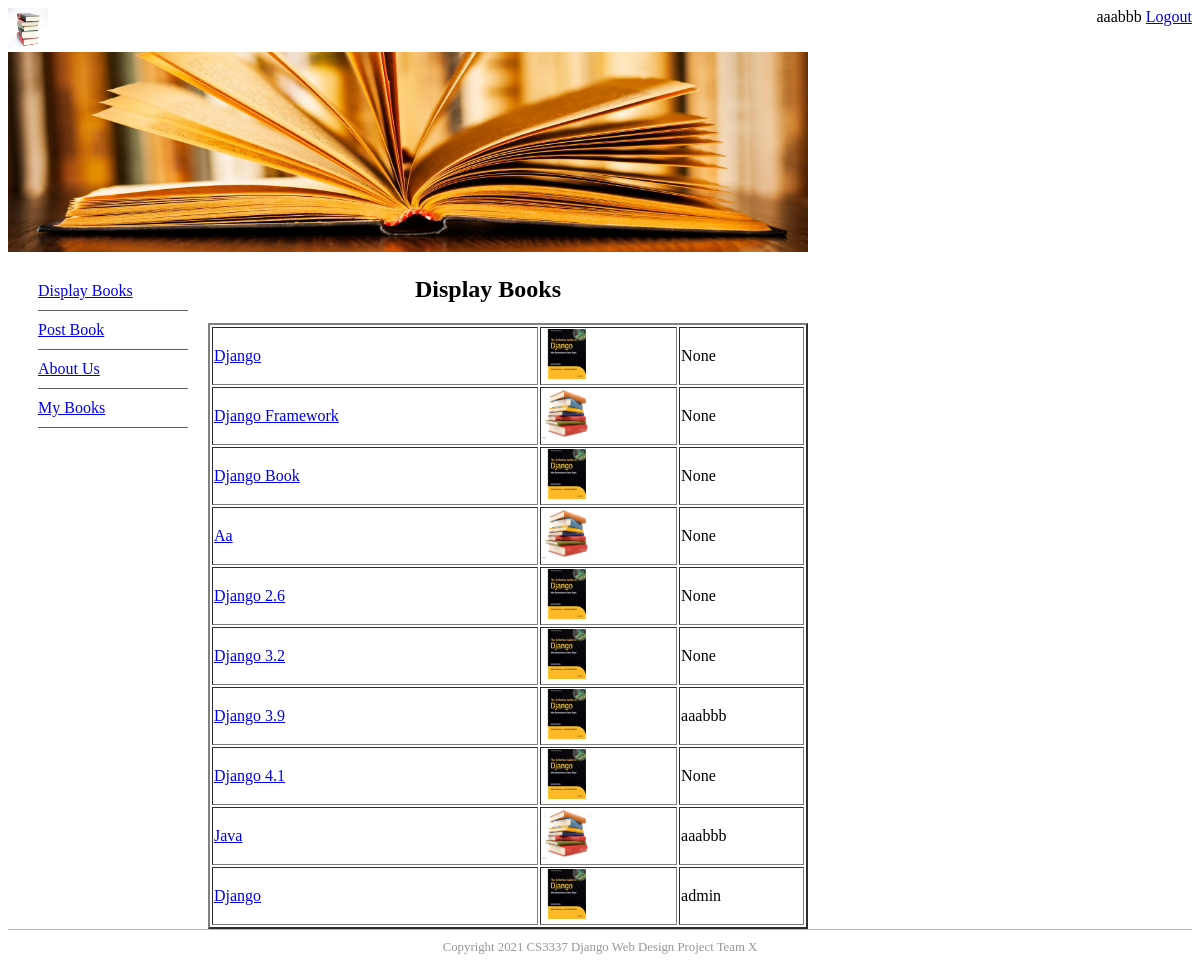
Screenshot of /displaybooks (signed in) with the database file from the repository.
### bookMng/models.py (models this page shows, shortened)
class MainMenu(models.Model):
    item = models.CharField(max_length=200, unique=True)
    link = models.CharField(max_length=200, unique=True)

class Book(models.Model):
    name = models.CharField(max_length=200)
    web = models.URLField(max_length=200)
    price = models.DecimalField(decimal_places=2, max_digits=6)
    publishdate = models.DateField(auto_now=True)
    picture = models.FileField(upload_to='bookEx/static/uploads')
    pic_path = models.CharField(max_length=300, editable=False, blank=True)
    username = models.ForeignKey(User, blank=True, null=True, on_delete=models.CASCADE)

### bookMng/views.py (the view)
# urls.py: path('displaybooks', views.displaybooks, name='displaybooks'),
@login_required(login_url=reverse_lazy('login'))
def displaybooks(request):
    books = Book.objects.all()
    for b in books:
        b.pic_path = b.picture.url[14:]
    return render(request,
                  'bookMng/displaybooks.html',
                  {
                      'item_list': MainMenu.objects.all(),
                      'books': books,
                  }
                  )

### bookEx/templates/bookMng/displaybooks.html
{% extends "base.html" %}
{% load static %}
{% block sidenav %}
   {% for item in item_list %}
       <li>
          <a href="{{ item.link }}"> {{ item.item }}</a>
       </li>
   {% endfor %}
{% endblock sidenav %}
{% block content %}
   <h1 align="center"> Display Books </h1>
   <table align="center" border="2" width="600">
    {% for book in books %}
       <tr>
           <td>
              <a href="book_detail/{{ book.id }}"> {{ book.name }} </a>
           </td>
           <td>
               <img src="{% static book.pic_path %}" width="50" height="50">
           </td>
           <td>
               {{ book.username }}
           </td>
       </tr>
    {% endfor %}
   </table>
{% endblock content%}

### bookEx/templates/base.html (shortened to what this page needs)
{% load static %}
<!DOCTYPE html>
<html lang="en">
<head>
    <link href="{% static 'main.css' %}" rel="stylesheet" type="text/css">
</head>
<body>
<div>
    <header>
        <div id="logo">
            <img src="{% static 'logo.jpg' %}" width="40" height="40" alt="" />
            <span style="float: right;">
                {% if user.is_authenticated %}
                    {{ user.username }}
                    <a href="{% url 'logout' %}?next=/">Logout</a>
                {% else %}
                     Not logged in
                    <a href="{% url 'login' %}?next=/">Login</a>
                {% endif %}
            </span>
        </div>
        <div id="topbanner">
            <img src="{% static 'topbanner.jpg' %}" width="800" height="200" alt="" />
        </div>
    </header>
    <aside id="leftsidebar">
        <nav id="nav">
            <ul>
                {% block sidenav %}{% endblock sidenav %}
            </ul>
        </nav>
    </aside>
    <section id="main">
        {% block content %}{% endblock content %}
    </section>
    <footer id="footer">
        Copyright 2021 CS3337 Django Web Design Project Team X
    </footer>
</div>
</body>
</html>

### bookEx/static/main.css (style rules this page uses)
#footer { text-align: center; font-size: 0.8em; margin-top: 5px; padding-top: 10px; padding-bottom: 10px; background-color: #FFFFFF; border-top: thin solid #BBBBBB; clear: both; color: #969696; }
#leftsidebar { width: 180px; height: 350px; float: left; }
#nav li { padding-top: 10px; padding-bottom: 10px; font-size: 1em; list-style-type: none; border-bottom: thin solid #5F5F5F; color: #4C4C4C; left: 0px; list-style-position: inside; margin-left: -10px; }
#main { width: 560px; float: left; margin-left: 20px; margin-right: 10px; padding-right: 10px; }

### rows the page displays
MainMenu: item "Display Books"
MainMenu: item "Post Book"
MainMenu: item "About Us"
MainMenu: item "My Books"
Book: name "Django", username "None"
Book: name "Django Framework", username "None"
Book: name "Django Book", username "None"
Book: name "Aa", username "None"
Book: name "Django 2.6", username "None"
Book: name "Django 3.2", username "None"
Book: name "Django 3.9", username "aaabbb"
Book: name "Django 4.1", username "None"
Book: name "Java", username "aaabbb"
Book: name "Django", username "admin"

### other values shown
{{ user.username }} "aaabbb"
